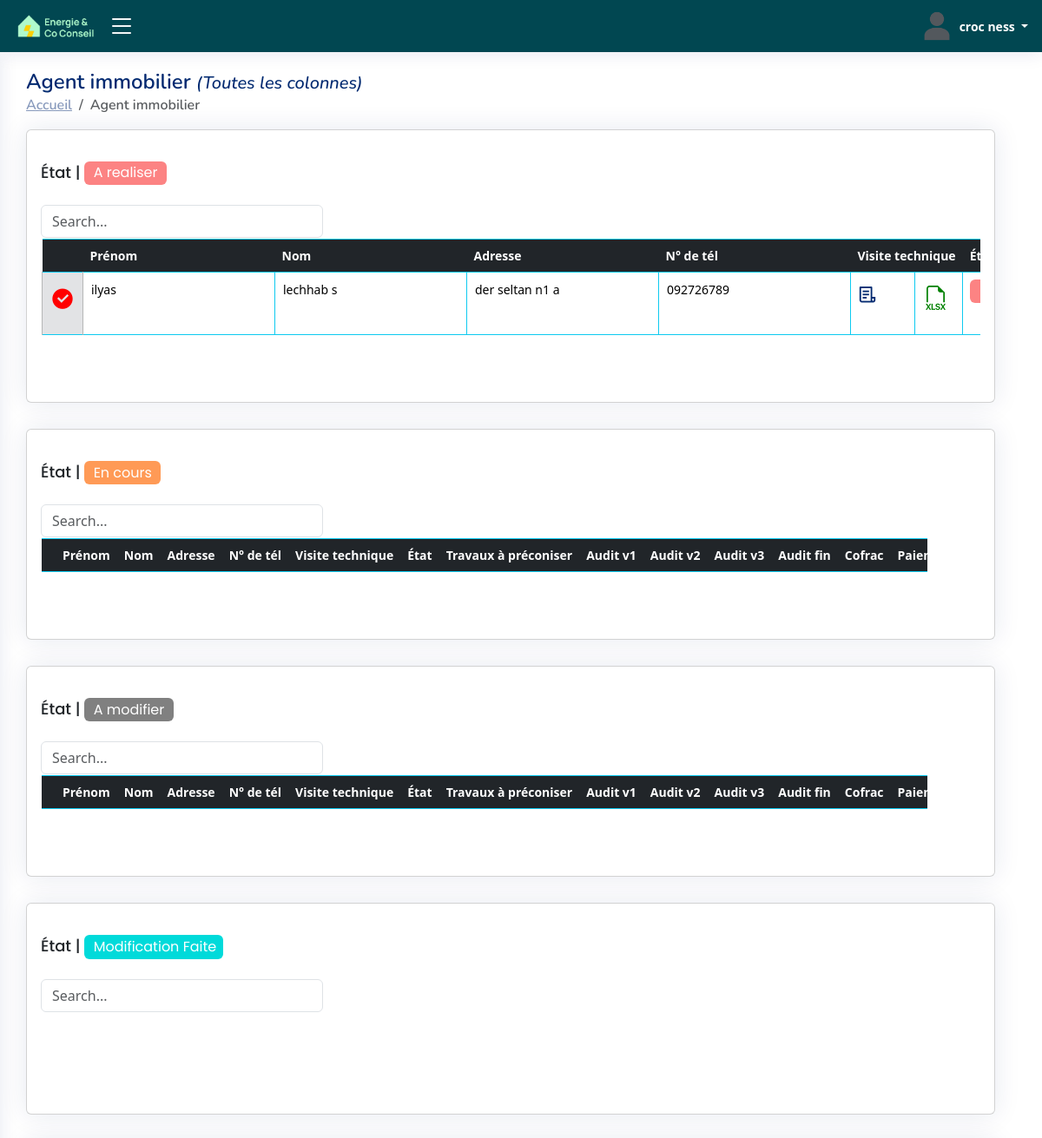
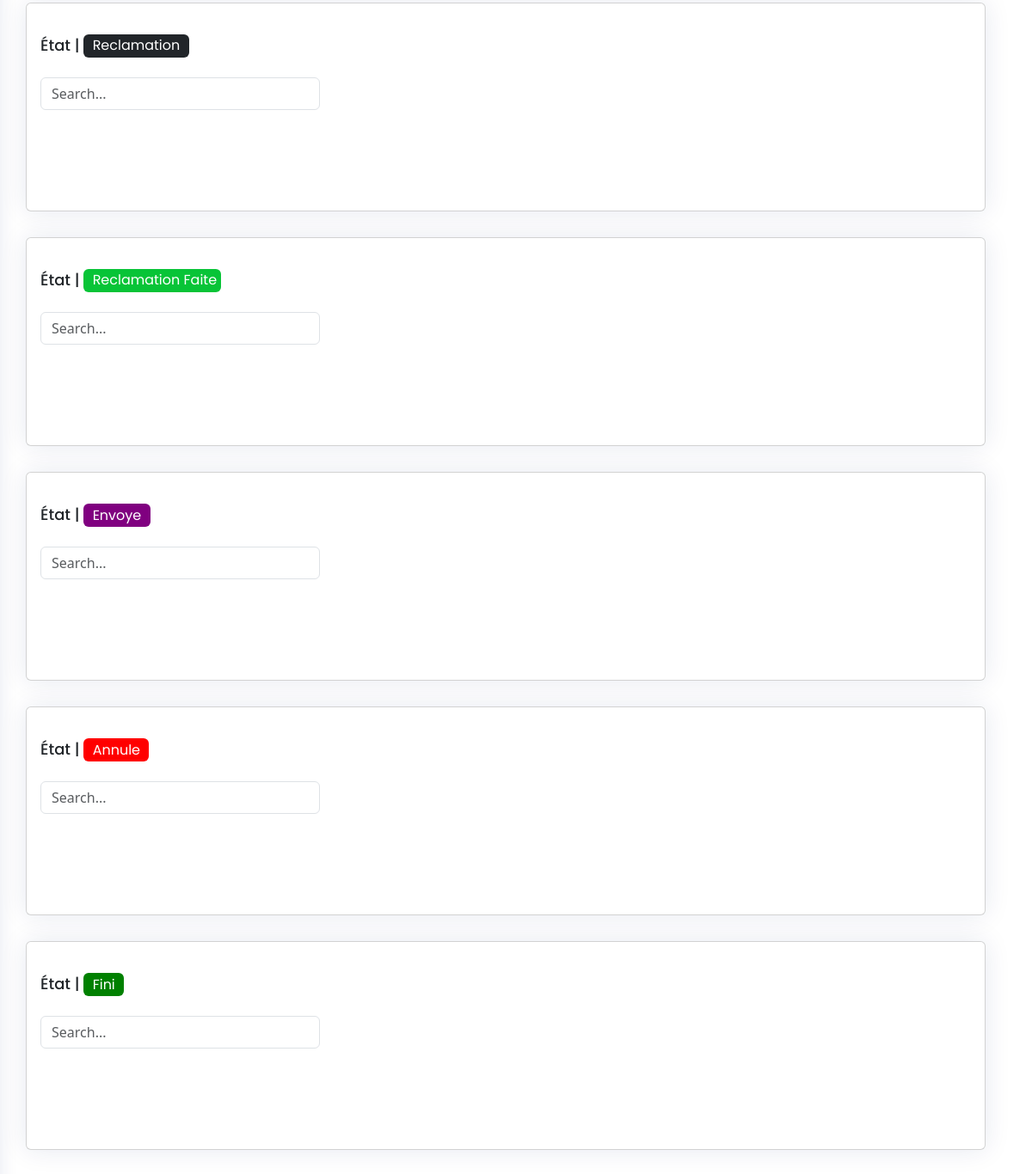
Page /AI_audit_ALL/ (signed in) on the earlier database version (2 pictures, top to bottom).
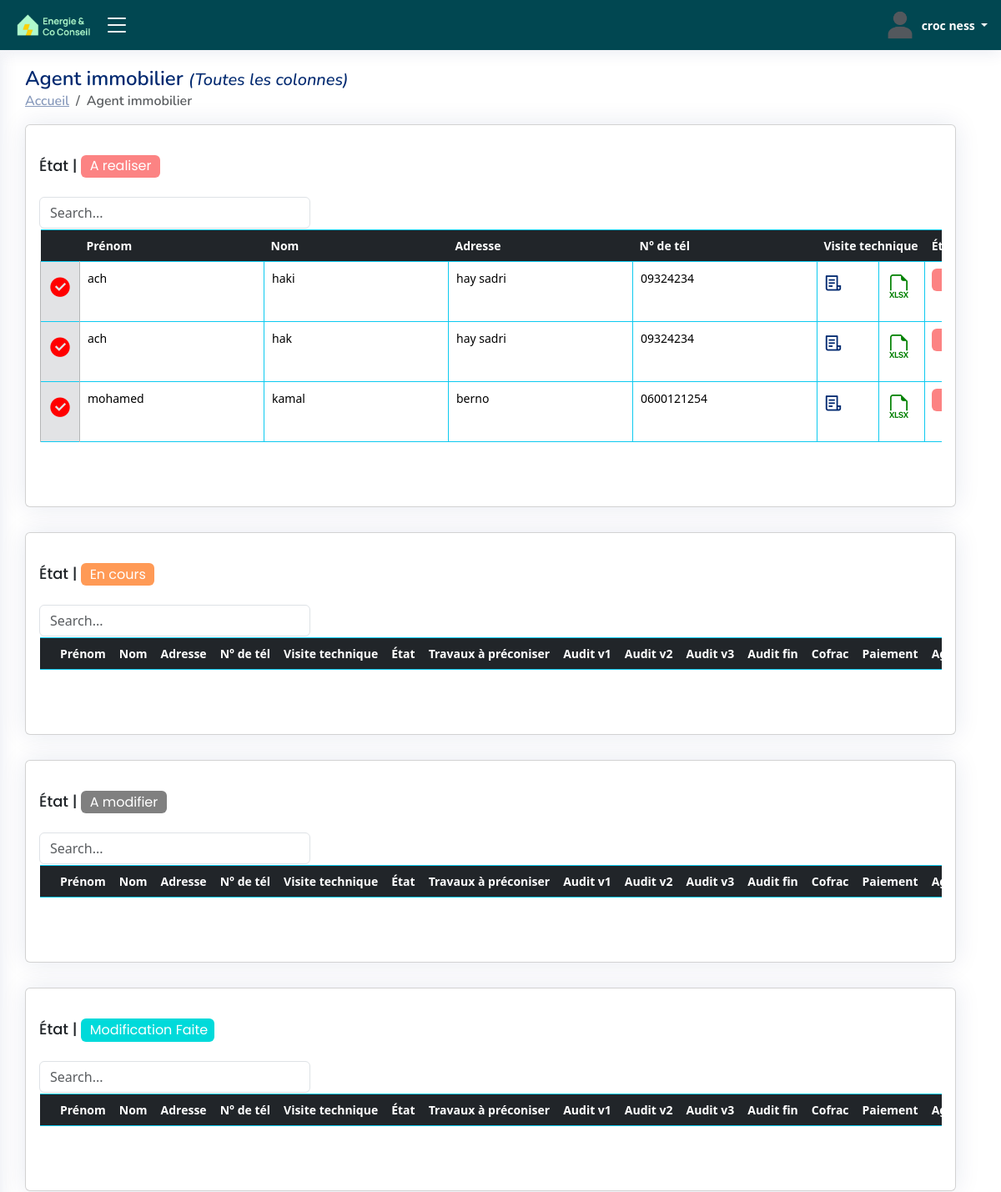
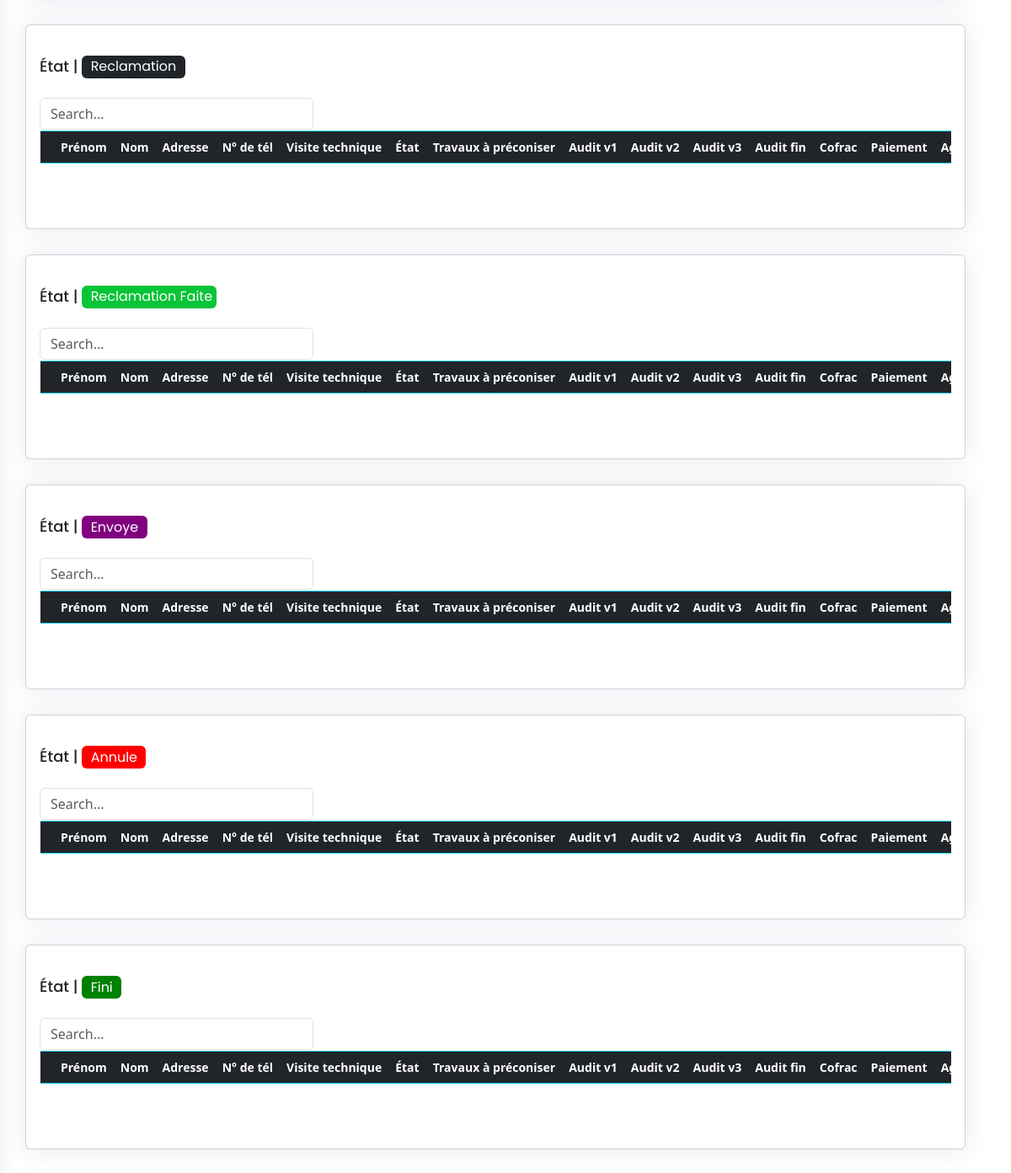
Same page on the later database version (2 pictures, top to bottom).
### ERapp/models.py (models this page shows, shortened)
class TableData001(models.Model):
    cell_id = models.CharField(max_length=255,blank=True)
    firstname = models.CharField(max_length=255,blank=True)
    lastname = models.CharField(max_length=255,blank=True)
    address = models.CharField(max_length=255,blank=True)
    email = models.CharField(max_length=255,blank=True)
    num = models.CharField(max_length=255,blank=True)
    precaite = models.CharField(max_length=255,blank=True)
    vt = models.FileField(upload_to='uploads/files',blank=True)
    etat_vt = models.CharField(default="En cours",max_length=255,blank=True)
    etat = models.CharField(default="A realiser",max_length=255,blank=True)
    tp = models.CharField(max_length=255,blank=True)
    auditV1 = models.FileField(upload_to='uploads/files/%Y/%m/%d/',blank=True)
    auditV2 = models.FileField(upload_to='uploads/files/%Y/%m/%d/',blank=True)
    auditV3 = models.FileField(upload_to='uploads/files/%Y/%m/%d/',blank=True)
    cofrac = models.CharField(max_length=255,blank=True)
    paiement = models.BooleanField(default=False)
    auditeur = models.CharField(max_length=255,blank=True)
    agent= models.CharField(max_length=255,blank=True,null=True)
    bureau_d_etude = models.CharField(max_length=255,blank=True,null=True)
    be = models.BooleanField(default=False)
    ai = models.BooleanField(default=False)
    creation_time = models.DateTimeField(auto_now_add=True, blank = True)
    Envoye_time = models.DateTimeField(null=True, blank=True, default=None)
    Envoye_time_checker = models.BooleanField(default=False)
    fini_time = models.DateTimeField(null=True, blank=True, default=None)
    fini_time_checker = models.BooleanField(default=False)

### ERapp/views.py (the view)
# urls.py: path('AI_audit_ALL/',AI_audit_ALL ,name="AI_audit_ALL"),
@login_required
def AI_audit_ALL(request): # add row (,firstname,lastname,addressm,num,etat,tp,cofrac,paiment,agent,)
    redirect_page="/AI_audit_ALL/"
    html_page="AI_audit_ALL.html"
    table_view(request,redirect_page)
    list=audit_pages(request,redirect_page,html_page)
    return render(request, f"html/{html_page}", list)

### ERapp/views.py (called while the page is built, shortened)
@login_required
def table_view(request,redirect_page):
    user_=request.user

### ERapp/templates/html/AI_audit_ALL.html (shortened to what the changed rows need)
{% load static %}
{% load l10n %}
{% load humanize %}
<!DOCTYPE html>
<html lang="fr">
<head>
  <link rel="stylesheet" href="https://cdnjs.cloudflare.com/ajax/libs/font-awesome/5.15.3/css/all.min.css">
  <link href="{% static 'css/style.css' %}" rel="stylesheet" type="text/css">
  <link href="{% static 'vendor/bootstrap/css/bootstrap.min.css' %}" rel="stylesheet">
  <link href="{% static 'vendor/bootstrap-icons/bootstrap-icons.css' %}" rel="stylesheet">
  <link href="{% static 'vendor/boxicons/css/boxicons.min.css' %}" rel="stylesheet">
  <link href="{% static 'vendor/quill/quill.snow.css' %}" rel="stylesheet">
  <link href="{% static 'vendor/quill/quill.bubble.css' %}" rel="stylesheet">
  <link href="{% static 'vendor/remixicon/remixicon.css' %}" rel="stylesheet">
  <link href="{% static 'vendor/simple-datatables/style.css' %}" rel="stylesheet">
</head>
<body onload="load()">
  {% if user.is_authenticated  and "auditeur" in user.role  %}
  <main id="main" class="main">
    <div class="pagetitle">
      <h1>Agent immobilier <i class="h5">(Toutes les colonnes)</i></h1>
    </div>
    <section class="section dashboard">
      <div class="row">
            {% for k  in table_index %}
            <div class="row">
              <div class="col-12">
                <div class="card recent-sales">
                  <div class="card-body">
                    <h5 class="card-title">État | <span class="badge" data-badge="{{k.state}}"> {{k.state}}</span> </h5>
                    <input class="form-control" type="text" id="filterInput_{{ k.index }}" placeholder="Search..." style="width:30%;min-width:100px;">
                      <div class="overflow-auto" style="padding:1px;">
                      <form method="post"  enctype="multipart/form-data" id="myForm" >
                      <table class="table  table-hover   table-bordered  table-borderless border-info " id="tableDATA_{{k.index}}" cellspacing="0" >
                          <thead class="table-dark border-info">
                            <th class="fixed-column" ></th>
                            <th>Prénom</th>
                            <th>Nom</th>
                            <th data-sortable="true" data-column="adresse">Adresse </th>
                            <th>N° de tél</th>
                            <th colspan=2>Visite technique</th>
                            <th >État</th>
                            <th>Travaux à préconiser</th>
                            <th>Audit v1</th>
                            <th>Audit v2</th>
                            <th>Audit v3</th>
                            <th>Audit fin</th>
                            <th>Cofrac</th>
                            <th>Paiement</th>
                            <th>Agent</th>
                          </thead>
                          <tbody id="myTable_{{k.index}}">
                              {% for item in data %}
                              {% if item.etat == k.state  and item.ai %}
                            <tr>
                                <td class="fixed-column table-secondary"><button  class="button_table_data" type="submit" id="table{{k.index}}_edit_col" name="button_edit_data_on_table" value="{{item.cell_id}}" onclick="my_Func_edit_table_{{k.index}}('{{item.cell_id}}') "><i class="ri-checkbox-circle-fill fa-2x color-red "></i></button></td>
                                <td class="td_input_cell" ><input class="input_table_data" type="text" name="table_firstname_{{ item.cell_id }}" id="table{{k.index}}_firstname{{ item.cell_id }}" value="{{ item.firstname }}"  ></td>
                                <td class="td_input_cell"><input class="input_table_data" type="text" name="table_lastname_{{ item.cell_id }}" id="table{{k.index}}_lastname{{ item.cell_id }}" value="{{ item.lastname }}"  ></td>
                                <td class="td_input_cell"><input class="input_table_data" type="text" name="table_address_{{ item.cell_id }}" id="table{{k.index}}_address{{ item.cell_id }}" value="{{ item.address }}"  ></td>
                                <td class="td_input_cell"><input class="input_table_data" type="text" name="table_num_{{ item.cell_id }}" id="table{{k.index}}_num{{ item.cell_id }}" value="{{ item.num }}"  ></td>
                                <td class="td_input_cell" >
                                  <nav class="header-nav ms-auto" >
                                    <a class="nav-link nav-icon show" href="#" data-bs-toggle="dropdown" aria-expanded="true">
                                      <i class="ri-file-list-3-line"></i>
                                    </a>
                                  </nav>
                                </td>
                                <td>
                                  <a href="{% url 'download_K_file' file_id=item.cell_id %}" class="button_table_data" style="color:green;"><i class="bi bi-filetype-xlsx fa-2x"></i></a>
                                </td>
                                <td class="badge-cell" data-state="badge">
                                  <span class="badge" data-badge="A realiser">A réaliser</span>
                                </td>
                              </tr>
                              {% endif %}
                              {% endfor %}
                          </tbody>
                      </table>
                  </form>
                </div>
                  </div>
                </div>
              </div>
            </div>
            {% endfor %}
      </div>
    </section>
  </main>
  {% else %}
  <script>
    window.location.href = "{% url 'not_logged_in' %}";
  </script>
  {% endif %}
</body>
</html>

Differences in the rows shown:
no longer on this page (row edited): TableData001: firstname "ilyas", lastname "lechhab s", address "der seltan n1 a", num "092726789"
added TableData001: firstname "ach", lastname "haki", address "hay sadri", num "09324234"
added TableData001: firstname "ach", lastname "hak", address "hay sadri", num "09324234"
added TableData001: firstname "mohamed", lastname "kamal", address "berno", num "0600121254"
Other differences:
new list line: "Prénom Nom Adresse N° de tél Visite technique État Travaux à préconiser Audit v1 Audit v2 Audit v3 Audit fin Cofrac Paiement"
